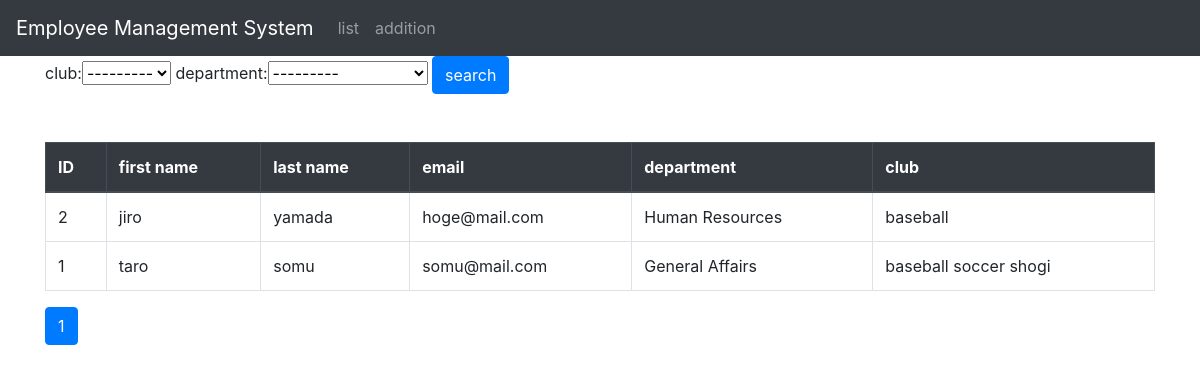
Before: / with the older database file.
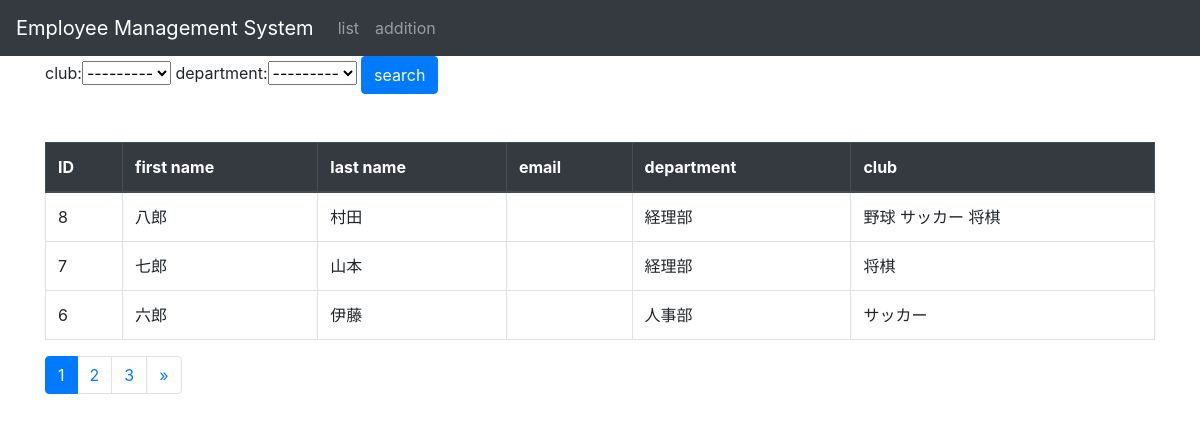
After: the same page with the newer database file.
### employee/models.py (models this page shows, shortened)
class Employee(models.Model):
    first_name = models.CharField('first_name', max_length=20)
    last_name = models.CharField('last_name', max_length=20)
    email = models.EmailField('email', blank=True)
    department = models.ForeignKey(
        Department, verbose_name='department', on_delete=models.PROTECT,
    )
    club = models.ManyToManyField(
        Club, verbose_name='club',
    )
    created_at = models.DateTimeField('created date', default=timezone.now)

class Department(models.Model):
    name = models.CharField('department name',max_length=20)
    created_at = models.DateTimeField('created date', default=timezone.now)
    def __str__(self):
        return self.name

class Club(models.Model):
    name = models.CharField('club name',max_length=20)
    created_at = models.DateTimeField('created date', default=timezone.now)
    def __str__(self):
        return self.name

### employee/views.py (the view)
# urls.py: path('', views.IndexView.as_view(), name='index')
class IndexView(generic.ListView):
    model = Employee
    paginate_by = 3
    def get_context_data(self):
        context = super().get_context_data()  # 汎用ビューの既存処理を実行
        context['form'] = SearchForm(self.request.GET)  # 基の辞書にformを追加（入力された検索条件を返却し再度画面表示させる）
        return context
    def get_queryset(self):
        form = SearchForm(self.request.GET)
        form.is_valid()  # required=Falseのため無効になることはないが、これを呼ばないとcleaned_dataができない！
        queryset = super().get_queryset()  # 全社員を取得
        department = form.cleaned_data['department']
        if department:
            queryset = queryset.filter(department=department)
        club = form.cleaned_data['club']
        if club:
            queryset = queryset.filter(club=club)
        return queryset.order_by('-created_at')

### employee/forms.py
class SearchForm(forms.Form):
    club = forms.ModelChoiceField(
        queryset=Club.objects, label="club", required=False,
    )
    department = forms.ModelChoiceField(
        queryset=Department.objects, label="department", required=False,
    )

### employee/templatetags/mytag.py (called while the page is built)
@register.simple_tag
def url_replace(request, field, value):
    url_dict = request.GET.copy()
    url_dict[field] = value
    return url_dict.urlencode()

### employee/templates/employee/employee_list.html
{% extends "employee/base.html" %}
{% block content %}
<form action="" method="GET">
    {{ form }}
    <button class="btn btn-primary" type="submit">search</button>
</form>
<table class="table table-bordered mt-5">
    <thead class="thead-dark">
        <tr>
            <th>ID</th>
            <th>first name</th>
            <th>last name</th>
            <th>email</th>
            <th>department</th>
            <th>club</th>
        </tr>
    </thead>
    <tbody>
        {% for employee in employee_list %}
            <tr>
                <td>{{ employee.pk }}</td>
                <td>{{ employee.first_name }}</td>
                <td>{{ employee.last_name }}</td>
                <td>{{ employee.email }}</td>
                <td>{{ employee.department }}</td>
                <td>
                    {% for club in employee.club.all %}
                        {{club}}
                    {% endfor %}
                </td>
            </tr>
        {% endfor%}
    </tbody>
</table>
{% include 'employee/pagination.html' %}
{% endblock %}

### employee/templates/employee/base.html (shortened to what this page needs)
<!doctype html>
<html lang="ja">
  <head>
    <link rel="stylesheet" href="https://stackpath.bootstrapcdn.com/bootstrap/4.5.0/css/bootstrap.min.css">
  </head>
  <body>
    <nav class="navbar navbar-expand-lg navbar-dark bg-dark">
        <a class="navbar-brand">Employee Management System</a>
        <div class="collapse navbar-collapse" id="navbarSupportedContent">
            <ul class="navbar-nav mr-auto">
                <li class="nav-item">
                    <a class="nav-link" href="{% url 'employee:index' %}">list</a>
                </li>
                    <li class="nav-item">
                        <a class="nav-link" href="{% url 'admin:employee_employee_add'%}">addition</a>
                    </li>
            </ul>
        </div>
    </nav>
    <div class="container">
        {% block content %}
        {% endblock %}
    </div>
  </body>
</html>

### employee/templates/employee/pagination.html (shortened to what this page needs)
{% load mytag %}
<nav aria-label="Page navigation">
  <ul class="pagination">
      {% for link_page in page_obj.paginator.page_range %}
        {% if link_page == page_obj.number %}
          <li class="page-item active">
            <a class="page-link" href="?{% url_replace request 'page' link_page %}">
              {{ link_page }}
            </a>
          </li>
        {% else %}
          <li class="page-item">
            <a class="page-link" href="?{% url_replace request 'page' link_page %}">
              {{ link_page }}
            </a>
          </li>
        {% endif %}
      {% endfor %}
      {% if page_obj.has_next %}
        <li class="page-item">
        <a class="page-link" href="?{% url_replace request 'page' page_obj.next_page_number %}" aria-label="Next">
          <span aria-hidden="true">&raquo;</span>
        </a>
      </li>
      {% endif %}
  </ul>
</nav>

Changed rows visible on the page:
no longer on this page (row edited): Employee: pk "2", first_name "jiro", last_name "yamada", email "hoge@mail.com", department "Human Resources", Club (name "baseball")
no longer on this page (row edited): Employee: pk "1", first_name "taro", last_name "somu", email "somu@mail.com", department "General Affairs", Club (name "baseball"), Club (name "soccer"), Club (name "shogi")
added Employee: pk "8", first_name "八郎", last_name "村田", department "経理部", Club (name "野球"), Club (name "サッカー"), Club (name "将棋")
added Employee: pk "7", first_name "七郎", last_name "山本", department "経理部", Club (name "将棋")
added Employee: pk "6", first_name "六郎", last_name "伊藤", department "人事部", Club (name "サッカー")
Other visible differences:
new list line: "2"
new list line: "3"
